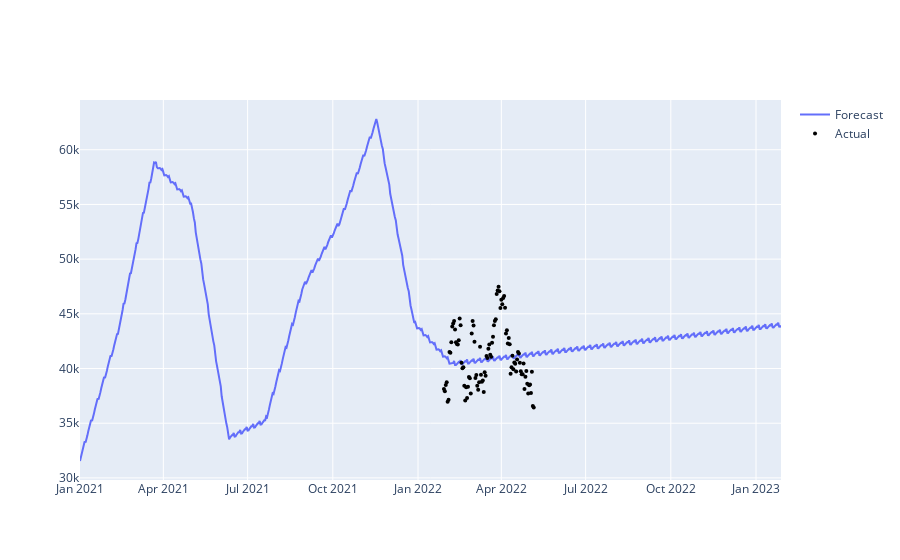

This figure's notebook cell:
### Code cell
#fig_forecast = m.plot(forecast)
fig = go.Figure()

# Add traces
fig.add_trace(go.Scatter(x=forecast['ds'], y=forecast['yhat1'],
                    mode='lines',
                    name='Forecast'))
fig.add_trace(go.Scatter(x=df_val['ds'], y=df_val['y'],
                    mode='markers',
                    name='Actual',
                    marker=dict(
                        color='black',
                        size=4
                    )))


fig.show()
